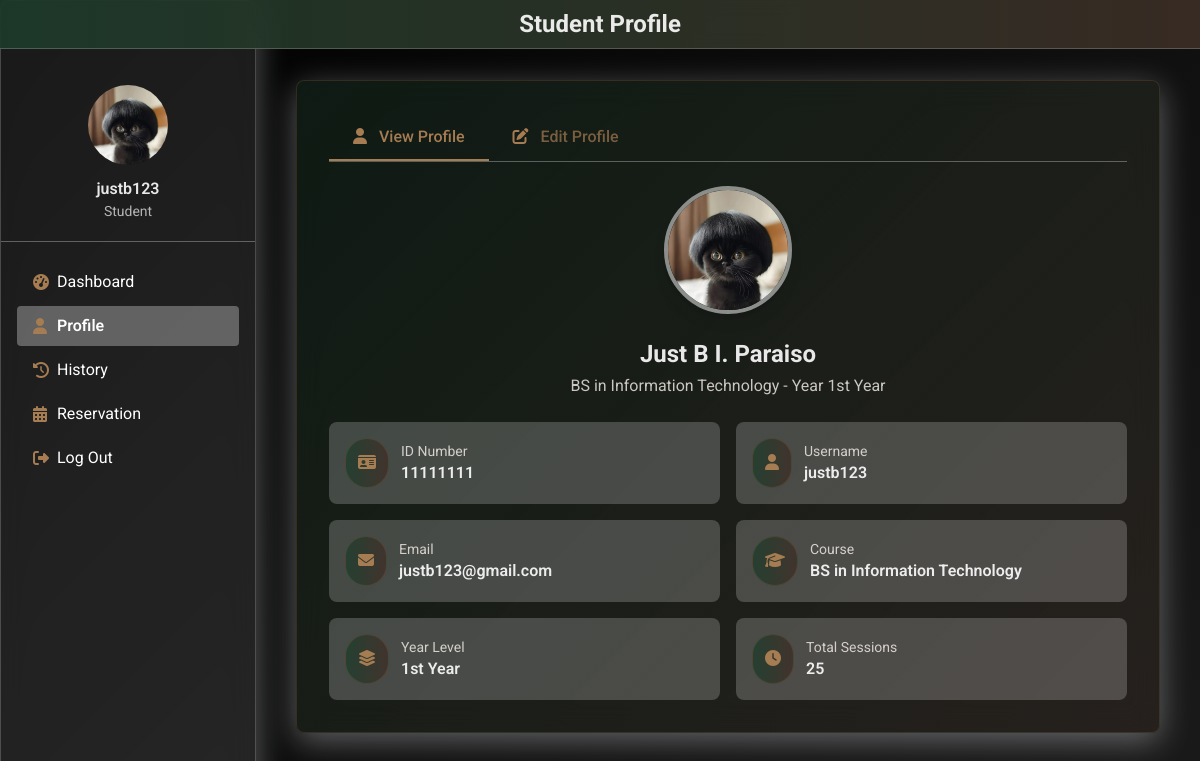
The app's page /profile.php (signed in) with its own data.
### tables this page shows
CREATE TABLE `users` (
  `id` int(11) NOT NULL,
  `idNo` varchar(20) NOT NULL,
  `firstName` varchar(50) NOT NULL,
  `lastName` varchar(50) NOT NULL,
  `middleName` varchar(50) DEFAULT NULL,
  `course` varchar(50) NOT NULL,
  `yearLevel` varchar(20) NOT NULL,
  `username` varchar(50) NOT NULL,
  `password` varchar(255) NOT NULL,
  `profileImage` varchar(255) DEFAULT 'img/default-profile.jpg',
  `email` varchar(100) DEFAULT NULL,
  `address` text DEFAULT NULL,
  `created_at` timestamp NOT NULL DEFAULT current_timestamp(),
  `session` int(11) NOT NULL DEFAULT 30
);

### profile.php (the view, shortened to what this page needs)
<?php
include 'connect.php';
$username = $_SESSION['username'];
$query = "SELECT * FROM users WHERE username='$username'";
$result = $conn->query($query);
$user = $result->fetch_assoc();
$activeTab = isset($_GET['tab']) ? $_GET['tab'] : 'view';
?>
<!DOCTYPE html>
<html lang="en">
<head>
    <link rel="stylesheet" href="https://cdnjs.cloudflare.com/ajax/libs/font-awesome/6.5.1/css/all.min.css">
    <script src="https://cdn.tailwindcss.com"></script>
</head>
<body class="font-sans text-gray-800 min-h-screen">
    <div id="particles-js" class="fixed inset-0 z-0"></div>
    <div class="fixed top-0 left-0 right-0 header z-50 border-b border-white/20 py-2 px-6">
        <h1 class="text-xl md:text-2xl font-bold text-center">Student Profile</h1>
    </div>
    <div class="fixed top-0 left-0 bottom-0 w-64 glass border-r border-white/20 pt-16 z-40 overflow-y-auto">
        <div class="flex flex-col items-center p-5 mb-5 border-b border-white/30">
            <img src="<?php echo !empty($user['profileImage']) ? htmlspecialchars($user['profileImage']) : 'img/user_icon.jpg'; ?>" alt="User Profile" class="w-20 h-20 rounded-full object-cover border-3 border-white/50 mb-3">
            <div class="font-semibold text-center"><?php echo $_SESSION['username']; ?></div>
            <div class="text-sm opacity-75">Student</div>
        </div>
        <ul class="px-4">
            <li class="mb-1"><a href="dashboard.php" class="flex items-center py-2 px-4 rounded hover:bg/white/20 transition-colors">
                <i class="fas fa-tachometer-alt w-6" style="color: #A67C52;"></i> <span>Dashboard</span>
            </a></li>
            <li class="mb-1"><a href="profile.php" class="profile-tab flex items-center py-2 px-4 rounded bg-white/30 text-primary-dark font-semibold">
                <i class="fas fa-user w-6"></i> <span>Profile</span>
            </a></li>
            <li class="mb-1"><a href="history.php" class="flex items-center py-2 px-4 rounded hover:bg-white/20 transition-colors">
                <i class="fas fa-history w-6" style="color: #A67C52;"></i> <span>History</span>
            </a></li>
            <li class="mb-1"><a href="reservation.php" class="flex items-center py-2 px-4 rounded hover:bg-white/20 transition-colors">
                <i class="fas fa-calendar-alt w-6" style="color: #A67C52;"></i> <span>Reservation</span>
            </a></li>
            <li class="mb-1"><a href="logout.php" class="flex items-center py-2 px-4 rounded hover:bg-white/20 transition-colors">
                <i class="fas fa-sign-out-alt w-6" style="color: #A67C52;"></i> <span>Log Out</span>
            </a></li>
        </ul>
    </div>
    <div class="ml-64 p-6 pt-20">
        <div class="content-container">
            <div class="glass p-8 rounded-lg dash-card mb-6">
                <div class="flex border-b border-white/30 mb-6">
                    <a href="profile.php?tab=view" class="profile-tab px-6 py-3 font-medium text-center <?php echo $activeTab == 'view' ? 'active' : ''; ?>">
                        <i class="fas fa-user mr-2"></i> View Profile
                    </a>
                    <a href="profile.php?tab=edit" class="profile-tab px-6 py-3 font-medium text-center <?php echo $activeTab == 'edit' ? 'active' : ''; ?>">
                        <i class="fas fa-edit mr-2"></i> Edit Profile
                    </a>
                </div>
                <?php if($activeTab == 'view'): ?>
                <div class="flex flex-col items-center">
                    <div class="w-32 h-32 rounded-full overflow-hidden border-4 border-white/50 shadow-lg mb-6">
                        <img
                            src="<?php echo !empty($user['profileImage']) ? htmlspecialchars($user['profileImage']) : 'img/user_icon.jpg'; ?>"
                            alt="Profile"
                            class="w-full h-full object-cover"
                        >
                    </div>
                    <h2 class="text-2xl font-bold mb-1">
                        <?php echo htmlspecialchars($user['firstName'] . ' ' . $user['middleName'] . ' ' . $user['lastName']); ?>
                    </h2>
                    <p class="text-gray-600 mb-6"><?php echo htmlspecialchars($user['course'] . ' - Year ' . $user['yearLevel']); ?></p>
                    <div class="w-full grid grid-cols-1 md:grid-cols-2 gap-4">
                        <div class="bg-white/20 rounded-lg p-4 flex items-center">
                            <div class="bg-primary-light/30 rounded-full p-3 mr-3">
                                <i class="fas fa-id-card text-primary-dark"></i>
                            </div>
                            <div>
                                <p class="text-sm text-gray-600">ID Number</p>
                                <p class="font-semibold"><?php echo htmlspecialchars($user['idNo']); ?></p>
                            </div>
                        </div>
                        <div class="bg-white/20 rounded-lg p-4 flex items-center">
                            <div class="bg-primary-light/30 rounded-full p-3 mr-3">
                                <i class="fas fa-user text-primary-dark"></i>
                            </div>
                            <div>
                                <p class="text-sm text-gray-600">Username</p>
                                <p class="font-semibold"><?php echo htmlspecialchars($user['username']); ?></p>
                            </div>
                        </div>
                        <div class="bg-white/20 rounded-lg p-4 flex items-center">
                            <div class="bg-primary-light/30 rounded-full p-3 mr-3">
                                <i class="fas fa-envelope text-primary-dark"></i>
                            </div>
                            <div>
                                <p class="text-sm text-gray-600">Email</p>
                                <p class="font-semibold"><?php echo htmlspecialchars($user['email'] ?: 'Not set'); ?></p>
                            </div>
                        </div>
                        <div class="bg-white/20 rounded-lg p-4 flex items-center">
                            <div class="bg-primary-light/30 rounded-full p-3 mr-3">
                                <i class="fas fa-graduation-cap text-primary-dark"></i>
                            </div>
                            <div>
                                <p class="text-sm text-gray-600">Course</p>
                                <p class="font-semibold"><?php echo htmlspecialchars($user['course']); ?></p>
                            </div>
                        </div>
                        <div class="bg-white/20 rounded-lg p-4 flex items-center">
                            <div class="bg-primary-light/30 rounded-full p-3 mr-3">
                                <i class="fas fa-layer-group text-primary-dark"></i>
                            </div>
                            <div>
                                <p class="text-sm text-gray-600">Year Level</p>
                                <p class="font-semibold"><?php echo htmlspecialchars($user['yearLevel']); ?></p>
                            </div>
                        </div>
                        <div class="bg-white/20 rounded-lg p-4 flex items-center">
                            <div class="bg-primary-light/30 rounded-full p-3 mr-3">
                                <i class="fas fa-clock text-primary-dark"></i>
                            </div>
                            <div>
                                <p class="text-sm text-gray-600">Total Sessions</p>
                                <p class="font-semibold"><?php echo htmlspecialchars($user['session'] ?: '0'); ?></p>
                            </div>
                        </div>
                    </div>
                </div>
                <?php endif; ?>
            </div>
        </div>
    </div>
</body>
</html>

### profile.php (style rules this page uses)
body { background-attachment: fixed; background: linear-gradient(135deg, #000000, #1a1a1a); margin: 0; min-height: 100vh; font-family: 'Roboto', sans-serif; overflow-x: hidden; position: relative; }
.glass { background: rgba(255, 255, 255, 0.1); backdrop-filter: blur(15px); -webkit-backdrop-filter: blur(15px); border-radius: 10px; border: 1px solid rgba(255, 255, 255, 0.1); box-shadow: 0 8px 32px 0 rgba(237, 238, 245, 0.37); }
.header { background: linear-gradient(to right, rgba(29, 59, 42, 0.9), rgba(60, 46, 38, 0.9)); backdrop-filter: blur(10px); -webkit-backdrop-filter: blur(10px); border-bottom: 1px solid rgba(166, 124, 82, 0.2); }
.text-gray-600 { color: rgba(247, 241, 236, 0.8) !important; }
.text-gray-800 { color: rgba(255, 255, 255, 0.9) !important; }
span { color: #ffffff !important; }
.dash-card { background: linear-gradient(135deg, rgba(29, 59, 42, 0.4), rgba(60, 46, 38, 0.4)); border: 1px solid rgba(166, 124, 82, 0.2); transition: all 0.3s ease; }
.profile-tab { position: relative; z-index: 1; color: rgba(166, 124, 82, 0.7); }
.profile-tab.active { color: #A67C52; }
.profile-tab::after { content: ''; position: absolute; bottom: 0; left: 0; width: 0; height: 2px; background-color: #A67C52; transition: width 0.3s ease; }
.profile-tab:hover::after, .profile-tab.active::after { width: 100%; }
.profile-tab i { color: #A67C52 !important; }
.content-container { width: 100%; max-width: 1200px; margin: 0 auto; padding: 0 1rem; }
.bg-primary-light\/30, .rounded-full.bg-purple-100\/50, .rounded-full.bg-blue-100\/50 { background: linear-gradient(to right, rgba(29, 59, 42, 0.9), rgba(60, 46, 38, 0.9)); border: 1px solid rgba(166, 124, 82, 0.2); }
.bg-primary-light\/30 i, .rounded-full i { color: #A67C52 !important; }

### records on screen
users: profileImage (picture), firstName+middleName+lastName "Just B I. Paraiso", course+yearLevel "BS in Information Technology - Year 1st Year", idNo "11111111", username "justb123", email "justb123@gmail.com", course "BS in Information Technology", yearLevel "1st Year", session "25"

### other values on screen
$_SESSION['username'] "justb123"
